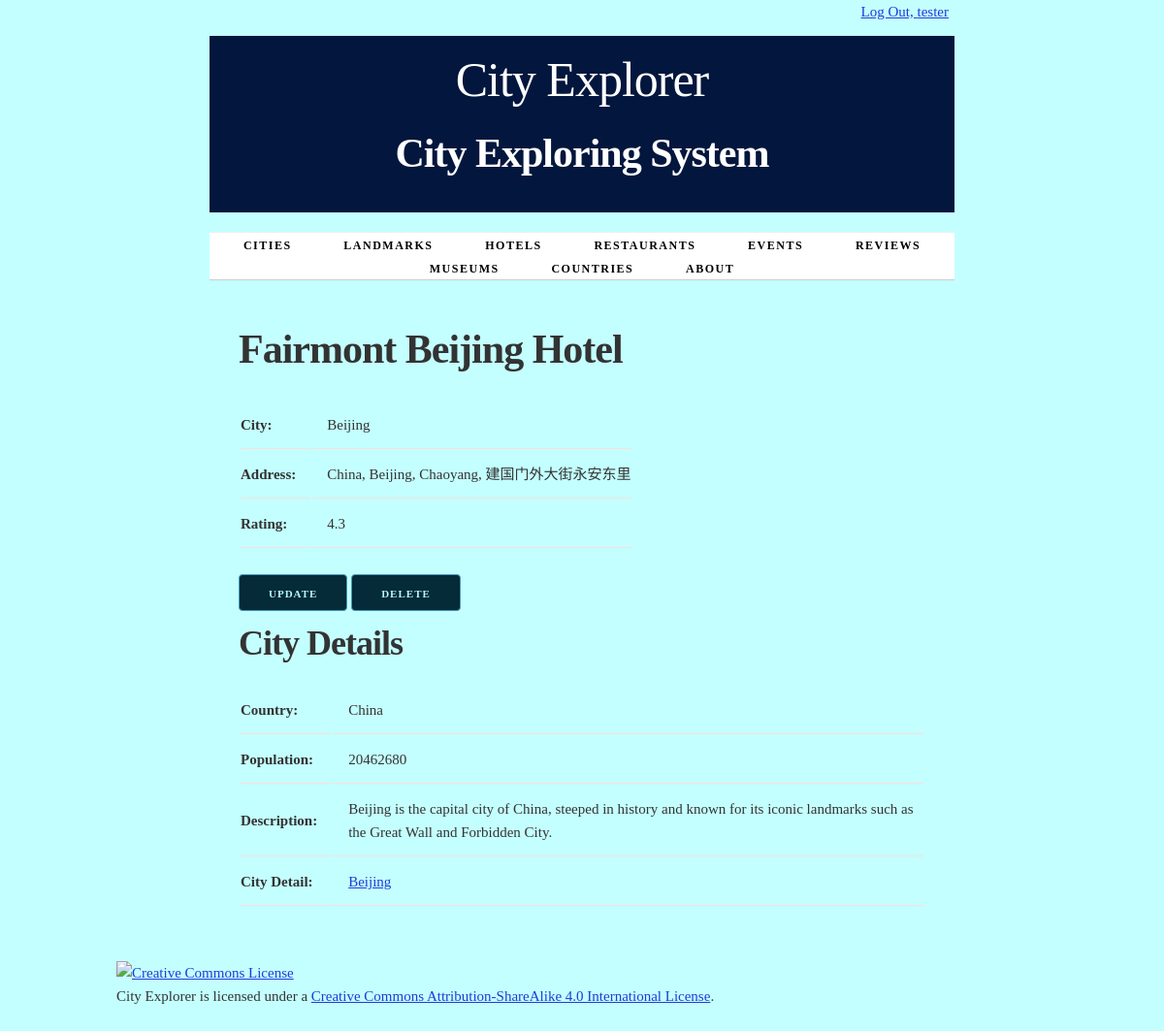
Page /hotel/8/ (signed in) on the committed database.
### cities/models.py (models this page shows, shortened)
class Hotel(models.Model):
    city = models.ForeignKey(City, on_delete=models.CASCADE)
    name = models.CharField(max_length=100, unique=True)
    address = models.CharField(max_length=200)
    rating = models.FloatField()
    class Meta:
        ordering = ['name']

class City(models.Model):
    name = models.CharField(max_length=100, unique=True)
    country = models.CharField(max_length=100)
    population = models.IntegerField()
    description = models.TextField(blank=True)
    def get_absolute_url(self):
        return reverse('city-detail', args=[str(self.id)])
    class Meta:
        verbose_name_plural = "cities"
        ordering = ['name']

### cities/views.py (the view)
class HotelDetail(LoginRequiredMixin, PermissionRequiredMixin, View):
    permission_required = 'cities.view_hotel'
    def get(self, request, hotel_id):
        hotel = get_object_or_404(Hotel, pk=hotel_id)
        return render(request, 'cities/hotel_detail.html', {'hotel': hotel})

### cities/templates/cities/hotel_detail.html (shortened to what this page needs)
{% extends 'cities/base.html' %}
{% block content %}
    <h2>{{ hotel.name }}</h2>
    <section>
        <table>
            <tr>
                <th>City:</th>
                <td>{{ hotel.city.name }}</td>
            </tr>
            <tr>
                <th>Address:</th>
                <td>{{ hotel.address }}</td>
            </tr>
            <tr>
                <th>Rating:</th>
                <td>{{ hotel.rating }}</td>
            </tr>
        </table>
    </section>
    <section>
    {%  if perms.cities.change_hotel %}
        <a href="{% url 'update-hotel' hotel.id %}"class="button button-primary">Update</a>
    {% endif %}
    {%  if perms.cities.delete_hotel %}
        <a href="{% url 'delete-hotel' hotel.id %}"class="button button-primary">Delete</a>
    </section>
    {% endif %}
    <section>
        <h3>City Details</h3>
        <table>
            <tr>
                <th>Country:</th>
                <td>{{ hotel.city.country }}</td>
            </tr>
            <tr>
                <th>Population:</th>
                <td>{{ hotel.city.population }}</td>
            </tr>
            {% if hotel.city.description %}
                <tr>
                    <th>Description:</th>
                    <td>{{ hotel.city.description }}</td>
                </tr>
            {% endif %}
            <tr>
                <th>City Detail:</th>
                <td><a href="{{ hotel.city.get_absolute_url }}">{{ hotel.city.name }}</a></td>
            </tr>
        </table>
    </section>
{% endblock %}

### cities/templates/cities/base.html (shortened to what this page needs)
{% load static %}
<!DOCTYPE html>
<html lang="en">
<head>
    <link rel="stylesheet" type="text/css" href="{% static 'cities/normalize.css' %}">
    <link rel="stylesheet" type="text/css" href="{% static 'cities/skeleton.css' %}">
    <link rel="stylesheet" type="text/css" href="{% static 'cities/style.css' %}">
</head>
<div class="container">
    <div class="status row">
        <div class="offset-by-eight four columns">
            <ul class="inline">
                {% if user.is_authenticated %}
                    <li><a href="{% url 'logout_urlpattern' %}">
                        Log Out, {{ user.get_username }}</a></li>
                {% else %}
                    <li><a href="{% url 'login_urlpattern' %}">
                        Log In</a></li>
                {% endif %}
            </ul>
        </div>
    </div>
<body>
    <div class="container">
        <header class="row">
            <div class="offset-by-one ten columns">
                <h1>City Explorer</h1>
                <h2>City Exploring System</h2>
            </div>
        </header>
        <nav>
            <ul>
                {% if perms.cities.view_city %}
                <li>
                    <a href="{% url 'cities_city_list_urlpattern' %}">
                        Cities</a></li>
                {% endif %}
                {% if perms.cities.view_landmark %}
                <li>
                    <a href="{% url 'cities_landmark_list_urlpattern' %}">
                        Landmarks</a></li>
                 {% endif %}
                {% if perms.cities.view_hotel %}
                <li>
                    <a href="{% url 'cities_hotel_list_urlpattern' %}">
                        Hotels</a></li>
                {% endif %}
                {% if perms.cities.view_restaurant %}
                <li>
                    <a href="{% url 'cities_restaurant_list_urlpattern' %}">
                        Restaurants</a></li>
                {% endif %}
                {% if perms.cities.view_event %}
                <li>
                    <a href="{% url 'cities_event_list_urlpattern' %}">
                        Events</a></li>
                {% endif %}
                {% if perms.cities.view_review %}
                <li>
                    <a href="{% url 'cities_review_list_urlpattern' %}">
                        Reviews</a></li>
                {% endif %}
                {% if perms.cities.view_museum %}
                <li>
                    <a href="{% url 'cities_museum_list_urlpattern' %}">
                        Museums</a></li>
                {% endif %}
                {% if perms.cities.view_country %}
                <li>
                    <a href="{% url 'cities_country_list_urlpattern' %}">
                        Countries</a></li>
                {% endif %}
                <li>
                     <a href="{% url 'about_urlpattern' %}">
                        About</a>
                </li>
            </ul>
        </nav>
        <main>
            {% block content %}{% endblock %}
        </main>
</div>
</body>
</html>
<footer>
    <p>
        <a rel="license" href="http://creativecommons.org/licenses/by-sa/4.0/">
            <img alt="Creative Commons License" style="border-width:0"
                 src="https://i.creativecommons.org/l/by-sa/4.0/88x31.png"/>
        </a><br/>
        <span xmlns:dct="http://purl.org/dc/terms/" property="dct:title">City Explorer</span>
        is licensed under a
        <a rel="license" href="http://creativecommons.org/licenses/by-sa/4.0/">Creative Commons Attribution-ShareAlike
            4.0 International License</a>.
    </p>
</footer>
</body>
</html>

### cities/static/cities/skeleton.css (style rules this page uses)
.container { position: relative; width: 100%; max-width: 960px; margin: 0 auto; padding: 0 20px; box-sizing: border-box; }
.column, .columns { width: 100%; float: left; box-sizing: border-box; }
@media (min-width: 400px) { .container { width: 85%; padding: 0; } }
@media (min-width: 550px) { .container { width: 80%; } }
@media (min-width: 550px) { .column, .columns { margin-left: 4%; } }
@media (min-width: 550px) { .column:first-child, .columns:first-child { margin-left: 0; } }
@media (min-width: 550px) { .four.columns { width: 30.6666666667%; } }
@media (min-width: 550px) { .ten.columns { width: 82.6666666667%; } }
@media (min-width: 550px) { .offset-by-one.column, .offset-by-one.columns { margin-left: 8.66666666667%; } }
@media (min-width: 550px) { .offset-by-eight.column, .offset-by-eight.columns { margin-left: 69.3333333333%; } }
html { font-size: 62.5%; }
body { font-size: 1.5em; line-height: 1.6; font-weight: 400; font-family: "Raleway", "HelveticaNeue", "Helvetica Neue", Helvetica, Arial, sans-serif; color: #222; }
h1, h2, h3, h4, h5, h6 { margin-top: 0; margin-bottom: 2rem; font-weight: 300; }
h1 { font-size: 4.0rem; line-height: 1.2; letter-spacing: -0.1rem; }
h2 { font-size: 3.6rem; line-height: 1.25; letter-spacing: -0.1rem; }
h3 { font-size: 3.0rem; line-height: 1.3; letter-spacing: -0.1rem; }
@media (min-width: 550px) { h1 { font-size: 5.0rem; } }
@media (min-width: 550px) { h2 { font-size: 4.2rem; } }
@media (min-width: 550px) { h3 { font-size: 3.6rem; } }
p { margin-top: 0; }
a { color: #1e3ddb; }
.button, button, input[type="submit"], input[type="reset"], input[type="button"] { display: inline-block; height: 38px; padding: 0 30px; color: #555; text-align: center; font-size: 11px; font-weight: 600; line-height: 38px; letter-spacing: 0.1rem; text-transform: uppercase; text-decoration: none; white-space: nowrap; background-color: transparent; border-radius: 4px; border: 1px solid #bbb; cursor: pointer; box-sizing: border-box; }
.button.button-primary, button.button-primary, input[type="submit"].button-primary, input[type="reset"].button-primary, input[type="button"].button-primary { color: #b6f9ff; background-color: #052a38; border-color: #439bb6; }
ul { list-style: circle inside; }
ol, ul { padding-left: 0; margin-top: 0; }
li { margin-bottom: 1rem; }
th, td { padding: 12px 15px; text-align: left; border-bottom: 1px solid #fcdede; }
th:first-child, td:first-child { padding-left: 0; }
th:last-child, td:last-child { padding-right: 0; }
button, .button { margin-bottom: 1rem; }
pre, blockquote, dl, figure, table, p, ul, ol, form { margin-bottom: 2.5rem; }
.container:after, .row:after, .u-cf { content: ""; display: table; clear: both; }

### cities/static/cities/style.css (style rules this page uses)
html { height: 100%; background-color: #555; }
body { background-color: white; }
header h1 { display: inline-block; font-weight: normal; font-style: normal; width: 100%; margin-top: 0; padding-top: 0; }
nav { border-top: 1px solid #eee; width: 100%; border-bottom: 1px solid #eee; margin: 0 0 1em; padding: 0; }
nav ul { margin: 0; padding: 1em 0; list-style-type: none; text-align: center; }
nav ul li { display: inline; padding: 0; margin: 0 0.25em; font-weight: 600; text-transform: uppercase; text-align: center; font-size: 1rem; letter-spacing: .10rem; }
@media (min-width: 400px) { nav ul li { letter-spacing: .15rem; font-size: 1.2rem; margin: 0 0.5em; } }
@media (min-width: 550px) { nav ul li { margin: 0 0.75em; } }
nav ul li a { color: #555; text-decoration: none; background-color: transparent; cursor: pointer; }
.inline { list-style-type: none; padding: 0; margin: 0 0 -0.5em; }
.inline li { display: inline; }

### cities/templates/cities/base.html (style rules this page uses)
body { font-family: Baskerville, serif; line-height: 1.6; color: #333; background-color: #c4ffff; }
h1, h2, h3 { font-weight: 600; }
header { background-color: #03163d; padding: 1em 0; text-align: center; color: white; }
nav { background-color: #ffffff; border-bottom: 1px solid #ccc; }
nav ul { list-style-type: none; margin: 0; padding: 0; text-align: center; }
nav ul li { display: inline-block; margin: 0 10px; }
nav ul li a { color: #000000; text-decoration: none; padding: 10px 15px; border-radius: 4px; transition: background-color 0.3s ease; }
main { padding: 2em; }
.row { margin-bottom: 20px; }
.four.columns { text-align: center; }

### rows in the picture
Hotel: name "Fairmont Beijing Hotel", city.name "Beijing", address "China, Beijing, Chaoyang, 建国门外大街永安东里", rating "4.3", city.country "China", city.population "20462680", city.description "Beijing is the capital city of China, steeped in history and known for its iconic landmarks such as the Great Wall and Forbidden City."

### other values in the picture
{{ user.get_username }} "tester"
